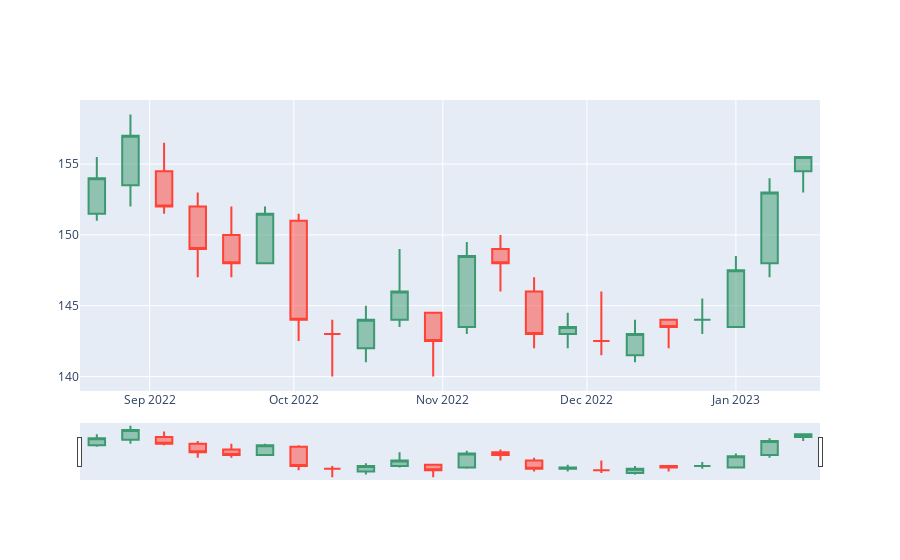

Notebook code cell kept with this figure:
### Code cell
fig = go.Figure(data=[go.Candlestick(
                        x=re_df1w['Date'],
                        open=re_df1w['Open'],
                        high=re_df1w['High'],
                        low=re_df1w['Low'],
                        close=re_df1w['Close']
)])

fig.show()
